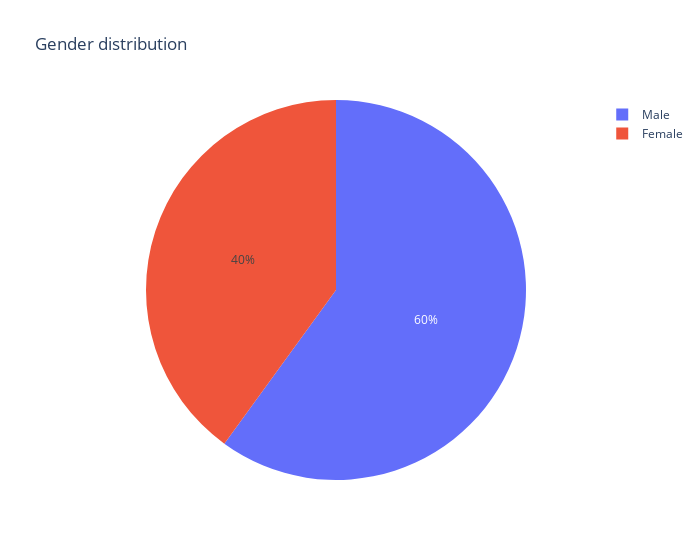

The notebook cell saved with this chart:
### Code cell
px.pie(df, names="Gender", title="Gender distribution", width=700)

### Figure 1 — Plotly figure (JSON) as saved in the notebook; plotly's stock layout.template omitted (floating-point values rounded to 4 significant figures; data arrays with more than 128 entries replaced by an {"elided": "..."} marker saying what was removed)
{"data": [{"domain": {"x": [0, 1], "y": [0, 1]}, "hovertemplate": "Gender=%{label}<extra></extra>", "labels": {"elided": "1470 str values"}, "legendgroup": "", "name": "", "showlegend": true, "type": "pie"}], "layout": {"legend": {"tracegroupgap": 0}, "title": {"text": "Gender distribution"}, "width": 700}}
